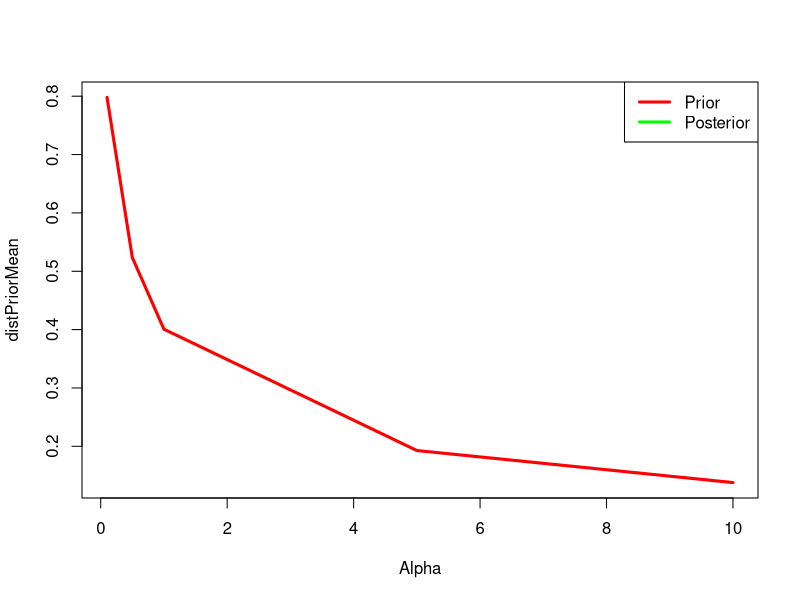
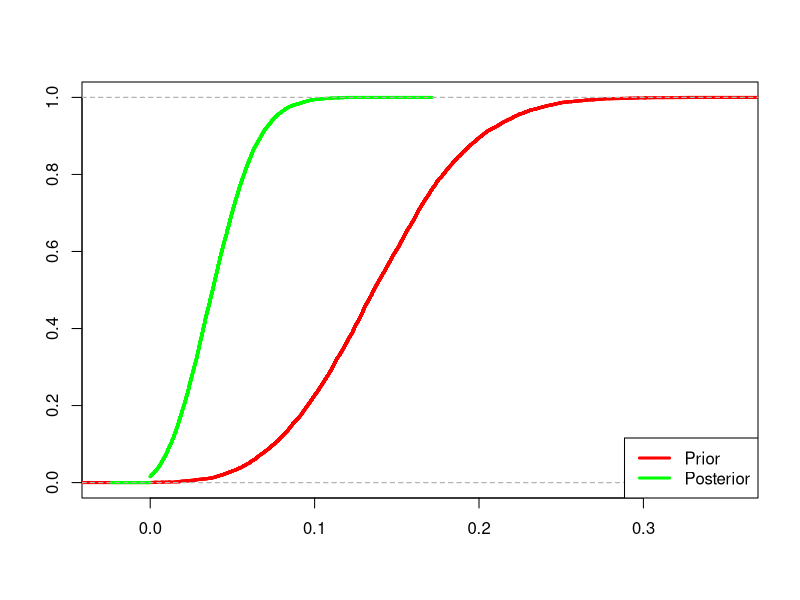
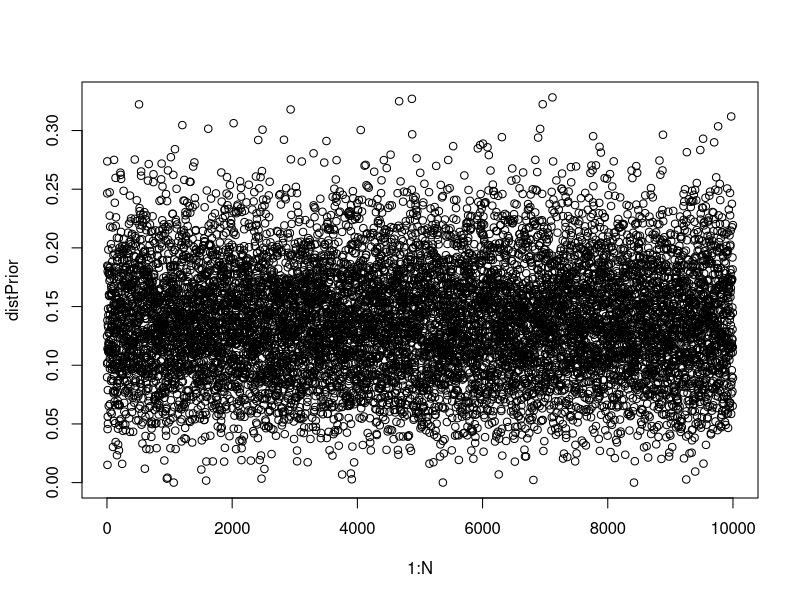
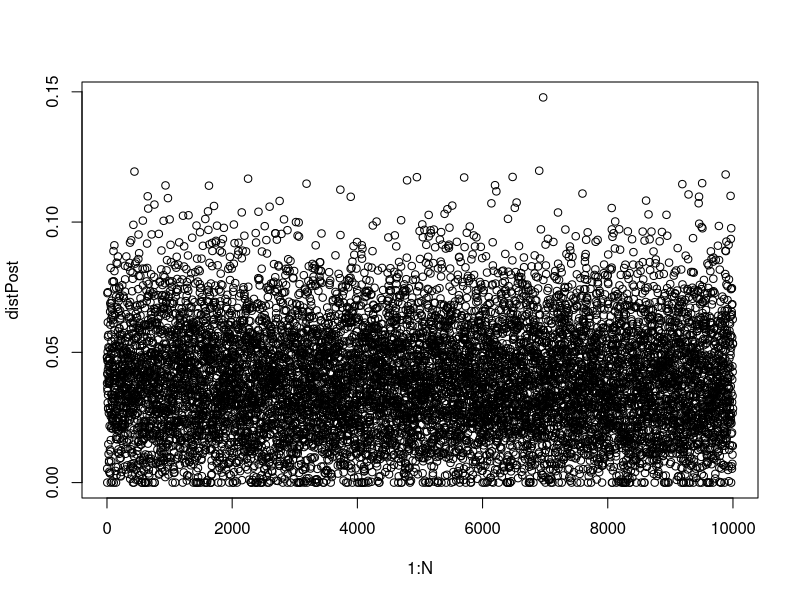

The R script that drew these images, in order:
library(quadprog)

rDirichlet = function(n, alpha){
  l = length(alpha)
  x = matrix(rgamma(l * n, alpha), ncol = l, byrow = TRUE)
  sm = rowSums(x)
  return(x/sm)
}

# Equality restriction matrix E
E = matrix(0,4,20)
for (i in 1:4){
  E[i,seq(i,20,4)] = 1
}
# Inequality restriction matrix IE
IE = matrix(0,15,20)
for (i in 1:3){
  for (j in 1:5){
    m = matrix(0,4,5)
    m[i,1:j] = 1
    m[(i+1),1:j] = -1
    ind = 5*(i-1)+j
    IE[ind,] = c(m)
  }
}
# Total matrix A
A = rbind(E, IE)

## Data
X = c(59,48,44,43,25,21,14,4,46,44,54,49,48,47,64,58,32,30,31,41)
data = matrix(X, 4,5)
a = 1 # alpha

## Solver basics:
Dmat = diag(length(X))
Amat = t(A)
bvec = c(rep(1,4),rep(0,15))

# Number of samples
N = 10000

## Generate prior samples:
piPrior = array(0,dim=c(4,5,N))
for (i in 1:4){
  piPrior[i,,] = t(rDirichlet(N, alpha = rep(a,5)))
}

# Find prior mean:
piPriorMean = apply(piPrior,1:2, mean)
piPriorCum = t(apply(matrix(piPriorMean, 4, 5), 1, cumsum)) # Sanity check: Last column is 1

# Project prior samples:
piPriorProj = array(0,dim=c(4,5,N))
distPrior = double(N)
for (n in 1:N){
  temp = c(piPrior[,,n])
  sol = solve.QP(Dmat, temp, Amat, bvec, meq = 4)$solution
  piPriorProj[,,n] = matrix(sol,4,5)
  
  distPrior[n] = norm(piPrior[,,n]-piPriorProj[,,n], type = "F")
}

## Generate posterior samples:
piPost = array(0,dim=c(4,5,N))
for (i in 1:4){
  piPost[i,,] = t(rDirichlet(N, alpha = (data[i,]+a)))
}

# Find posterior mean:
piPostMean = apply(piPost,1:2, mean)
piPostCum = t(apply(matrix(piPostMean, 4, 5), 1, cumsum)) # Sanity check: Last column is 1


# Project posterior samples:
piPostProj = array(0,dim=c(4,5,N))
distPost = double(N)
for (n in 1:N){
  temp = c(piPost[,,n])
  sol = solve.QP(Dmat, temp, Amat, bvec, meq = 4)$solution
  piPostProj[,,n] = matrix(sol,4,5)
  
  distPost[n] = norm(piPost[,,n]-piPostProj[,,n], type = "F")
}


piPostProjMean = apply(piPostProj, 1:2, mean)
piPostProjLow = apply(piPostProj, 1:2, function(i)quantile(i, probs = c(.025)))
piPostProjHigh = apply(piPostProj, 1:2, function(i)quantile(i, probs = c(.975)))

piPostProjCum = t(apply(matrix(piPostProjMean,4, 5), 1, cumsum)) # Sanity check: Last column is 1


## Cumulative odds ratio

# Posterior CU
CUPost = array(0, dim=c(3,4,N))
for (n in 1:N){
  tempCU = t(apply(piPost[,,n], 1, cumsum))
  for(i in 1:3){
    CUPost[i,,n] = tempCU[i,1:4]/tempCU[(i+1),1:4]
  }
}

CUPostMean = apply(CUPost, 1:2, mean)
CUPostLow = apply(CUPost, 1:2, function(i)quantile(i, probs = c(.025)))
CUPostHigh = apply(CUPost, 1:2, function(i)quantile(i, probs = c(.975)))

# Projected CU
CUPostProj = array(0, dim=c(3,4,N))
for (n in 1:N){
  tempCU = t(apply(piPostProj[,,n], 1, cumsum))
  for(i in 1:3){
    CUPostProj[i,,n] = tempCU[i,1:4]/tempCU[(i+1),1:4]
  }
}

CUPostProjMean = apply(CUPostProj, 1:2, mean)
CUPostProjLow = apply(CUPostProj, 1:2, function(i)quantile(i, probs = c(.025)))
CUPostProjHigh = apply(CUPostProj, 1:2, function(i)quantile(i, probs = c(.975)))

# Plotting mean of $tau^2$ under a sequence of alpha values
Alpha = c(0.1, 0.5, 1, 5, 10)
distPriorMean = distPostMean = double(length(Alpha))
count = 1
for (a in Alpha){
  print(a)
  N = 10000
  
  # Prior
  piPrior = array(0,dim=c(4,5,N))
  for (i in 1:4){
    piPrior[i,,] = t(rDirichlet(N, alpha = rep(a,5)))
  }
  ## Projected probability
  piPriorProj = array(0,dim=c(4,5,N))
  distPrior = double(N)
  for (n in 1:N){
    temp = c(piPrior[,,n])
    sol = solve.QP(Dmat, temp, Amat, bvec, meq = 4)$solution
    piPriorProj[,,n] = matrix(sol,4,5)
    
    distPrior[n] = norm(piPrior[,,n]-piPriorProj[,,n], type = "F")
  }
  distPriorMean[count] = mean(distPrior)
  
  # Posterior
  piPost = array(0,dim=c(4,5,N))
  for (i in 1:4){
    piPost[i,,] = t(rDirichlet(N, alpha = (data[i,]+a)))
  }
  ## Projected probability
  piPostProj = array(0,dim=c(4,5,N))
  distPost = double(N)
  for (n in 1:N){
    temp = c(piPost[,,n])
    sol = solve.QP(Dmat, temp, Amat, bvec, meq = 4)$solution
    piPostProj[,,n] = matrix(sol,4,5)
    
    distPost[n] = norm(piPost[,,n]-piPostProj[,,n], type = "F")
  }
  distPostMean[count] = mean(distPost)
  
  count = count + 1
}

plot(Alpha, distPriorMean, type="l", col="red", lwd = 3)
lines(Alpha, distPostMean, col="green", lwd = 3)
legend("topright", c("Prior", "Posterior"), lty = c(1,1), lwd = c(3,3), col=c("red","green"))


# Caclulating Bayes factor

#Some plots
plot(ecdf(distPrior), col = "red", lwd = 3, lty = 1, main = "", xlab ="", ylab = "")
lines(ecdf(distPost), col = "green", lwd = 3, lty = 1)
legend("bottomright", c("Prior", "Posterior"), lty = c(1,1), lwd = c(3,3), col=c("red","green"))
# P(H0) where H0 is p_(i) follows stochastic order

mean(distPost)
mean(distPrior)
BF = function(t){
  priort = sum(distPrior <= sqrt(t))
  priorRatio = priort/(N-priort)
  postt = sum(distPost <= sqrt(t))
  postRatio = postt/(N-postt)
  
  return(postRatio/priorRatio)
}
BF(0.005)
plot(1:N, distPrior)
plot(1:N, distPost)
quantile(distPrior, probs = c(.05,.1,.25,.5,.75,.90,.95))